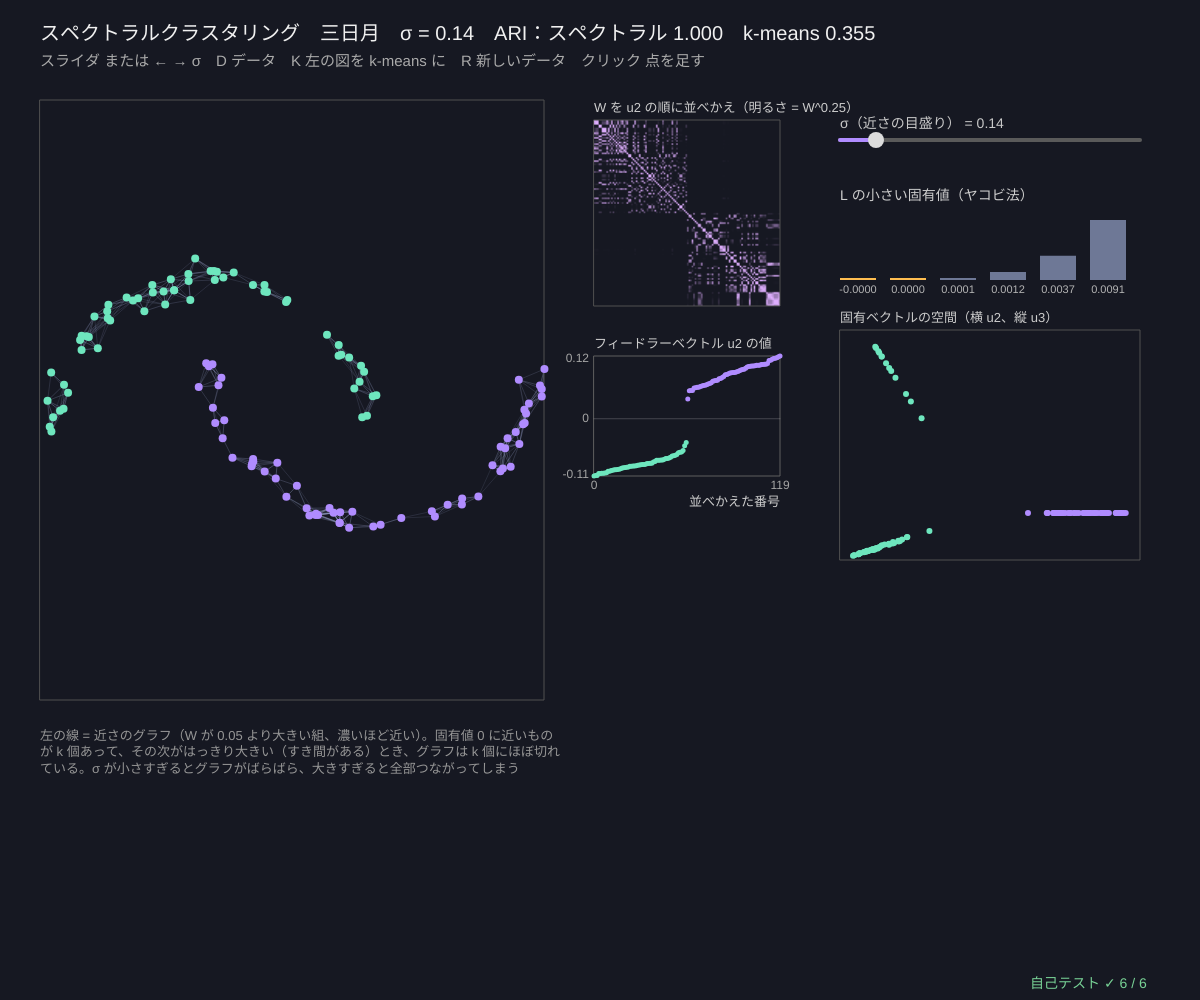
Frame 1 (no input)
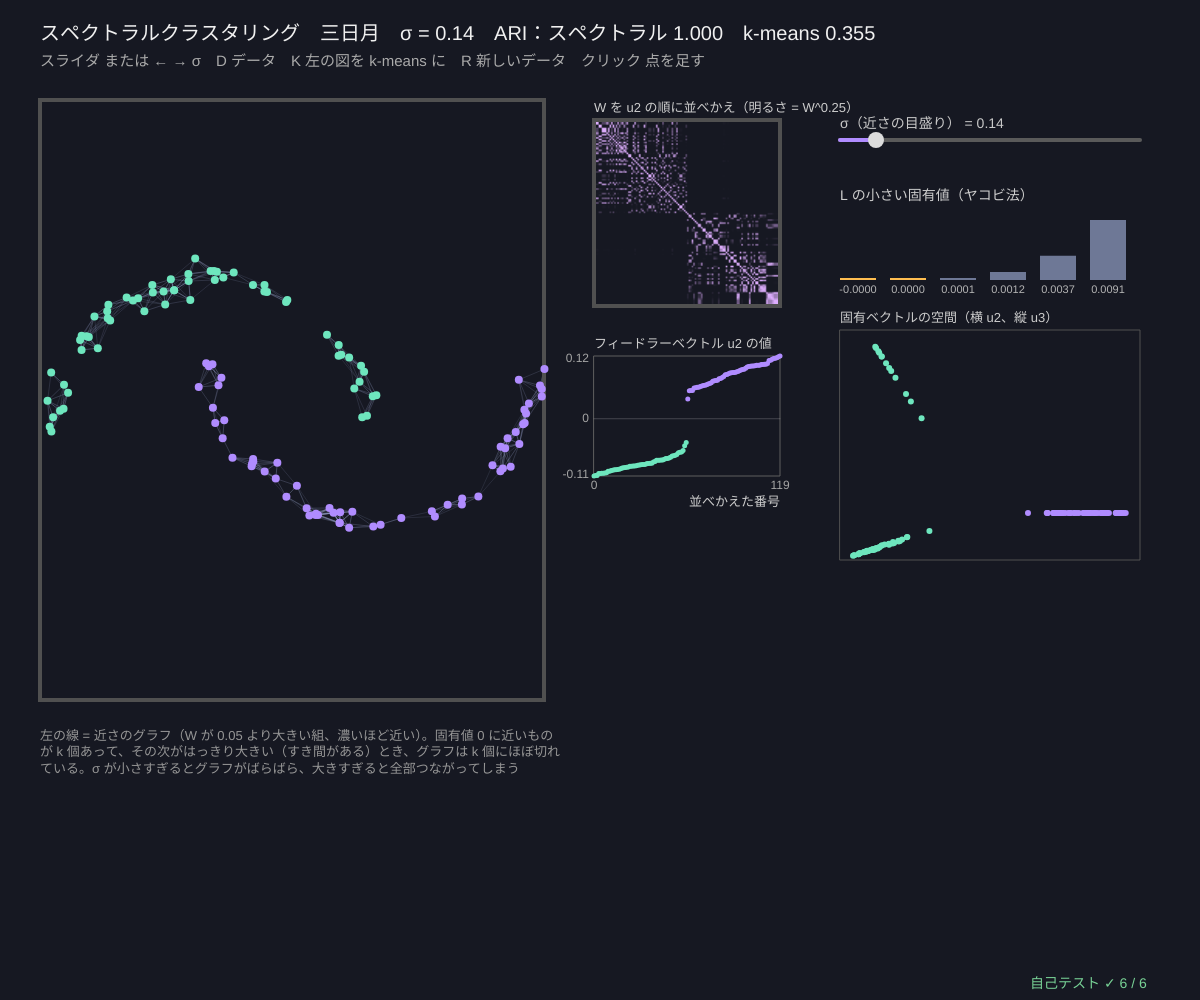
Frame 60 (no input)
Frame 120 (the mouse pressed at the canvas centre since frame 60): identical to frame 60, image omitted

The p5.js sketch that drew these frames (run headless with seeded random() and noise() and a simulated clock; from frame 60 on, the mouse is pressed at the canvas centre):

// p5.js sketch
// ── sketch.js
// ============================================
// 09 スペクトラルクラスタリング ─ 点を「近さのグラフ」にしてから分ける。三日月や同心円もきれいに分かれる
//   ① 近さ W_ij = exp(−|x_i − x_j|² / 2σ²)（近いほど 1、遠いと 0）② 正規化ラプラシアン L = I − D^(−1/2) W D^(−1/2)（D = 各点の重みの合計）
//   ③ L の小さい固有値の固有ベクトル（ヤコビ法で計算）を並べて新しい座標にする → そこで k-means
//   2 番目の固有ベクトル = フィードラーベクトル。値の順に点を並べかえると、W の行列がブロック（グループ）に分かれて見える
//   グラフの「切れ目」を探すので、ネットワークのコミュニティ分け（シリーズ 8 の 09）と同じ考え方
// スライダ / ← → σ / D データ / K k-means とくらべる / R 新しいデータ / クリック 点を足す（120 点くらいまでが軽い）
// ============================================

const NPTS = 120;                      // ★ 点の数（ヤコビ法は n³ に比例して重くなる）
const DKINDS = ['moons', 'circles', 'blobs', 'aniso'];
let data, dataNo = 0, seedD = 91, sc, km, showKm = false, view, sSig, edgeBuf = null, matBuf = null, dirty = true, order = [];

function setup() {
  createCanvas(windowWidth, windowHeight); textWrap(CHAR);
  sSig = makeSlider(width - 360, 140, 300, 0.05, 0.8, 0.14, 'σ（近さの目盛り）', 2);
  selfTest(); newData();
}
function newData() { data = makeDataset(DKINDS[dataNo], NPTS, seedD); seedRng(5); km = kmeansBest(data.pts, data.k, 10, true, 100); rerun(); }
// ★ 固有ベクトルを計算してから k-means（種を固定して、毎回同じ答えに）
function rerun() {
  seedRng(17); sc = spectralCluster(data.pts, sSig.val, data.k);
  let fv = sc.emb.eig.vecs[1]; order = data.pts.map((_, i) => i).sort((a, b) => fv[a] - fv[b]); dirty = true;
}

function draw() {
  background(22, 24, 34);
  view = fitView(40, 100, width * 0.42, height * 0.6, 0, 0, 5.0);
  if (dirty) makeBuffers();
  image(edgeBuf, view.x, view.y, view.w, view.h);
  noFill(); stroke(80); rect(view.x, view.y, view.w, view.h);
  let lab = showKm ? km.labels : sc.labels;
  drawPts(view, data.pts, lab, 8);
  let eig = sc.emb.eig, fv = eig.vecs[1], n = data.pts.length;
  // ---- W を並べかえた行列
  let mx = view.x + view.w + 50, ms = Math.min(height * 0.36, width - mx - 420);
  image(matBuf, mx, 120, ms, ms); noFill(); stroke(80); rect(mx, 120, ms, ms);
  noStroke(); fill(205); textSize(13); textAlign(LEFT, BASELINE); text('W を u2 の順に並べかえ（明るさ = W^0.25）', mx, 112);
  // ---- フィードラーベクトル（小さい順）
  let lo = Math.min(...fv), hi = Math.max(...fv), g1 = { x: mx, y: 120 + ms + 50, w: ms, h: 120, x0: 0, x1: n - 1, y0: lo, y1: hi };
  plotAxes(g1, '並べかえた番号', 'フィードラーベクトル u2 の値', [0, n - 1], [+lo.toFixed(2), 0, +hi.toFixed(2)]);
  stroke(255, 255, 255, 50); line(g1.x, gY(g1, 0), g1.x + g1.w, gY(g1, 0));
  noStroke(); order.forEach((i, r) => { fill(palC(sc.labels[i])); circle(gX(g1, r), gY(g1, fv[i]), 5); });
  // ---- 固有ベクトルの空間（u2, u3）
  let u3 = eig.vecs[2], sx = width - 360, g2 = { x: sx, y: 330, w: 300, h: 230, x0: Math.min(...fv) * 1.1, x1: Math.max(...fv) * 1.1, y0: Math.min(...u3) * 1.1, y1: Math.max(...u3) * 1.1 };
  noFill(); stroke(80); rect(g2.x, g2.y, g2.w, g2.h);
  noStroke(); data.pts.forEach((_, i) => { fill(palC(sc.labels[i])); circle(gX(g2, fv[i]), gY(g2, u3[i]), 6); });
  fill(205); textSize(13); text('固有ベクトルの空間（横 u2、縦 u3）', g2.x, g2.y - 8);
  // ---- 固有値
  drawSlider(sSig);
  fill(205); textSize(14); text('L の小さい固有値（ヤコビ法）', sx, 200);
  let vmax = Math.max(1e-12, ...eig.vals.slice(0, 6));
  for (let m = 0; m < 6; m++) { let v = eig.vals[m]; fill(m < data.k ? color(255, 190, 80) : color(110, 120, 150)); rect(sx + m * 50, 280 - Math.max(2, (60 * v) / vmax), 36, Math.max(2, (60 * v) / vmax)); fill(180); textSize(11); textAlign(CENTER, TOP); text(v.toFixed(4), sx + m * 50 + 18, 284); textAlign(LEFT, BASELINE); }
  // ---- 文字
  let aS = ariScore(sc.labels, data.truth), aK = ariScore(km.labels, data.truth);
  fill(240); textSize(20);
  text('スペクトラルクラスタリング　' + DATA_JA[DKINDS[dataNo]] + '　σ = ' + sSig.val.toFixed(2) + '　ARI：スペクトラル ' + aS.toFixed(3) + '　k-means ' + aK.toFixed(3), 40, 40);
  fill(170); textSize(15); text('スライダ または ← → σ　D データ　K 左の図を k-means に' + (showKm ? '（いま k-means）' : '') + '　R 新しいデータ　クリック 点を足す', 40, 66);
  fill(150); textSize(13);
  text('左の線 = 近さのグラフ（W が 0.05 より大きい組、濃いほど近い）。固有値 0 に近いものが k 個あって、その次がはっきり大きい（すき間がある）とき、グラフは k 個にほぼ切れている。σ が小さすぎるとグラフがばらばら、大きすぎると全部つながってしまう', 40, view.y + view.h + 30, view.w + 20);
  drawSelfTest(width - 170, height - 12);
}
function makeBuffers() {
  let n = data.pts.length, W = sc.emb.W;
  if (!edgeBuf || edgeBuf.width !== Math.round(view.w)) edgeBuf = createGraphics(Math.round(view.w), Math.round(view.h));
  edgeBuf.clear(); edgeBuf.strokeWeight(1);
  let local = { x: 0, y: 0, w: view.w, h: view.h, x0: view.x0, x1: view.x1, y0: view.y0, y1: view.y1 };
  for (let i = 0; i < n; i++) for (let j = i + 1; j < n; j++) if (W[i][j] > 0.05) { edgeBuf.stroke(150, 160, 200, 30 + 120 * W[i][j]); edgeBuf.line(gX(local, data.pts[i][0]), gY(local, data.pts[i][1]), gX(local, data.pts[j][0]), gY(local, data.pts[j][1])); }
  if (!matBuf || matBuf.width !== n) { if (matBuf) matBuf.remove(); matBuf = createGraphics(n, n); matBuf.pixelDensity(1); }
  matBuf.loadPixels();
  for (let r = 0; r < n; r++) for (let c = 0; c < n; c++) { let w = r === c ? 1 : Math.pow(W[order[r]][order[c]], 0.25), q = 4 * (c + n * r); matBuf.pixels[q] = 22 + 200 * w; matBuf.pixels[q + 1] = 24 + 150 * w; matBuf.pixels[q + 2] = 34 + 220 * w; matBuf.pixels[q + 3] = 255; }
  matBuf.updatePixels(); dirty = false;
}

function mousePressed() {
  if (sliderPress(sSig, mouseX, mouseY)) return;
  if (view && inBox(view, mouseX, mouseY) && data.pts.length < 200) { let p = [invX(view, mouseX), invY(view, mouseY)]; data.pts.push(p); data.truth.push(0); km.labels.push(nearestCenter(p, km.centers)); rerun(); }
}
function mouseDragged() { sliderDrag(sSig, mouseX); }
function mouseReleased() { if (sSig.drag) { sSig.drag = false; rerun(); } }
function keyPressed() {
  if (key === RIGHT_ARROW || key === LEFT_ARROW) { sSig.val = clampv(sSig.val + (key === RIGHT_ARROW ? 0.02 : -0.02), sSig.lo, sSig.hi); rerun(); }
  if (key === 'd' || key === 'D') { dataNo = (dataNo + 1) % DKINDS.length; newData(); }
  if (key === 'k' || key === 'K') showKm = !showKm;
  if (key === 'r' || key === 'R') { seedD++; newData(); }
  return false;
}

// ---- 自己テスト
function selfTest() {
  selfTestResults = [];
  seedRng(9);
  let pts = Array.from({ length: 40 }, () => [rnd() * 2, rnd() * 2]), e = spectralEmbed(pts, 0.4), n = 40, res = 0, orth = 0;
  for (let m = 0; m < n; m++) { let v = e.eig.vecs[m]; for (let i = 0; i < n; i++) { let s = 0; for (let j = 0; j < n; j++) s += e.L[i][j] * v[j]; res = Math.max(res, Math.abs(s - e.eig.vals[m] * v[i])); } for (let q = 0; q < n; q++) { let s = 0; for (let i = 0; i < n; i++) s += v[i] * e.eig.vecs[q][i]; orth = Math.max(orth, Math.abs(s - (m === q ? 1 : 0))); } }
  check('ヤコビ法：L·v = λ·v（誤差 ' + res.toExponential(1) + '）、固有ベクトルは正規直交（誤差 ' + orth.toExponential(1) + '）', res < 1e-9 && orth < 1e-9);
  let sq = e.deg.map(Math.sqrt), ln = Math.hypot(...sq), cosv = Math.abs(e.eig.vecs[0].reduce((s, v, i) => s + (v * sq[i]) / ln, 0));
  check('L の固有値は 0〜2、いちばん小さい固有値 ≈ 0 でその固有ベクトル ∝ √(重みの合計)', e.eig.vals.every((v) => v > -1e-9 && v < 2 + 1e-9) && Math.abs(e.eig.vals[0]) < 1e-9 && cosv > 1 - 1e-9);
  seedRng(10);
  let far = makeBlobs([{ n: 10, c: [0, 0], sd: [0.2, 0.2] }, { n: 10, c: [30, 0], sd: [0.2, 0.2] }, { n: 10, c: [0, 30], sd: [0.2, 0.2] }]), ef = spectralEmbed(far.pts, 0.5);
  check('3 つに完全に切れたグラフでは、固有値 0 がちょうど 3 個（4 番目 = ' + ef.eig.vals[3].toFixed(3) + '）', ef.eig.vals.filter((v) => Math.abs(v) < 1e-9).length === 3);
  let mo = makeDataset('moons', 100, 92); seedRng(3); let sm = spectralCluster(mo.pts, 0.14, 2); seedRng(3); let kmo = kmeansBest(mo.pts, 2, 10, true, 100);
  let aS = ariScore(sm.labels, mo.truth), aK = ariScore(kmo.labels, mo.truth);
  check('三日月：スペクトラル ARI ' + aS.toFixed(3) + ' ≥ 0.95、k-means ARI ' + aK.toFixed(3) + ' < 0.6', aS >= 0.95 && aK < 0.6);
  let sign = mo.pts.map((_, i) => (sm.emb.eig.vecs[1][i] > 0 ? 1 : 0));
  check('フィードラーベクトルの符号（+ か −）だけで分けても三日月が分かれる（ARI ' + ariScore(sign, mo.truth).toFixed(3) + ' ≥ 0.95）', ariScore(sign, mo.truth) >= 0.95);
  let ci = makeDataset('circles', 100, 93); seedRng(3); let scc = spectralCluster(ci.pts, 0.14, 2); seedRng(3); let kc = kmeansBest(ci.pts, 2, 10, true, 100);
  check('同心円：スペクトラル ARI ' + ariScore(scc.labels, ci.truth).toFixed(3) + ' ≥ 0.95、k-means は < 0.2', ariScore(scc.labels, ci.truth) >= 0.95 && ariScore(kc.labels, ci.truth) < 0.2);
  reportSelfTest();
}

// ---------- やってみよう ----------
// 1. σ をスライダで小さく・大きくしてみよう。固有値の棒（オレンジ = 小さい k 個）とすき間はどう変わる？
// 2. 右上の W の行列が「四角いブロック」に分かれているとき、クラスタはうまく分かれている
// 3. K で k-means の結果とくらべよう。三日月・同心円では差がはっきり
// 4. 固有ベクトルの空間（右下）では、三日月が 2 つの「点のかたまり」になっている。だから最後の k-means がうまくいく
// 5. シリーズ 8 の 09（コミュニティ）のネットワークにも同じ方法が使える。W の代わりにつながりの行列

// ==================================================
// ここから下は「クラスタリングの道具」（中身は読まなくても OK。消さないでね）
// ==================================================
// ---- 共通：値をはさむ・クラスタの色・距離（点は [x, y] や [r, g, b] のような配列）
function clampv(v, a, b) { return v < a ? a : v > b ? b : v; }
const PAL = [[176, 140, 255], [110, 230, 190], [255, 190, 80], [110, 180, 255], [255, 120, 130], [200, 240, 110], [255, 150, 220], [90, 210, 220], [255, 150, 70], [190, 190, 255]];
function palC(k, a) {                  // クラスタ k の色（k < 0 = ノイズ = 灰色）
  let al = a === undefined ? 255 : a;
  if (k < 0) return color(120, 120, 135, al);
  let c = PAL[k % PAL.length]; return color(c[0], c[1], c[2], al);
}
function sqd(a, b) { let s = 0; for (let i = 0; i < a.length; i++) { let d = a[i] - b[i]; s += d * d; } return s; }   // 距離の 2 乗
function edist(a, b) { return Math.sqrt(sqd(a, b)); }                                                              // ユークリッド距離
function meanOf(arr) { if (!arr.length) return 0; let s = 0; for (let v of arr) s += v; return s / arr.length; }
// ---- 種つきの乱数（同じ種なら毎回同じ列）
let rngState = 1, gaussSpare = null;
function seedRng(s) { rngState = (s >>> 0) || 1; gaussSpare = null; }
function rnd() {                       // 0〜1 の一様乱数（mulberry32）
  rngState = (rngState + 0x6d2b79f5) >>> 0;
  let t = rngState;
  t = Math.imul(t ^ (t >>> 15), t | 1);
  t ^= t + Math.imul(t ^ (t >>> 7), t | 61);
  return ((t ^ (t >>> 14)) >>> 0) / 4294967296;
}
function rndInt(a, b) { return a + Math.floor(rnd() * (b - a + 1)); }
function gauss() {                     // 標準正規分布（ボックス-ミュラー法）
  if (gaussSpare !== null) { let g = gaussSpare; gaussSpare = null; return g; }
  let u = 1 - rnd(), v = rnd(), r = Math.sqrt(-2 * Math.log(u));
  gaussSpare = r * Math.sin(2 * Math.PI * v); return r * Math.cos(2 * Math.PI * v);
}
// ---- 合成データ（種つき）。どれも { pts, truth（正解のグループ番号）, k（正解のグループ数）} を返す
// blob = { n, c: [中心 x, y], sd: [長い向きの標準偏差, 短い向き], rot: 傾き（ラジアン）}
function makeBlobs(specs) {
  let pts = [], truth = [];
  specs.forEach((s, k) => {
    let cr = Math.cos(s.rot || 0), sr = Math.sin(s.rot || 0);
    for (let i = 0; i < s.n; i++) { let a = gauss() * s.sd[0], b = gauss() * s.sd[1]; pts.push([s.c[0] + cr * a - sr * b, s.c[1] + sr * a + cr * b]); truth.push(k); }
  });
  return { pts, truth, k: specs.length };
}
function makeMoons(n, noise) {         // 2 つの三日月（かみ合った半円）
  let pts = [], truth = [];
  for (let i = 0; i < n; i++) {
    let k = i % 2, t = rnd() * Math.PI, x = k ? 1 - Math.cos(t) : Math.cos(t), y = k ? 0.5 - Math.sin(t) : Math.sin(t);
    pts.push([(x - 0.5) * 1.6 + gauss() * noise, (y - 0.25) * 1.6 + gauss() * noise]); truth.push(k);
  }
  return { pts, truth, k: 2 };
}
function makeCircles(n, noise, inner) { // 同心円（外の輪と内の輪。点の数は輪の長さに比例）
  let pts = [], truth = [], nOut = Math.round((n * 1.3) / (1.3 + inner));
  for (let i = 0; i < n; i++) { let k = i < nOut ? 0 : 1, t = rnd() * 2 * Math.PI, r = k ? inner : 1.3; pts.push([r * Math.cos(t) + gauss() * noise, r * Math.sin(t) + gauss() * noise]); truth.push(k); }
  return { pts, truth, k: 2 };
}
const DATA_JA = { blobs: 'かたまり', moons: '三日月', circles: '同心円', aniso: '細長い', density: '密度がちがう', sizes: '大きさがちがう', noise: 'かたまり + 外れ値', chain: '鎖でつながる' };
function makeDataset(kind, n, seed) {
  seedRng(seed);
  if (kind === 'moons') return makeMoons(n, 0.07);
  if (kind === 'circles') return makeCircles(n, 0.05, 0.55);
  if (kind === 'aniso') { let m = Math.floor(n / 3); return makeBlobs([{ n: m, c: [-0.6, 0.9], sd: [0.9, 0.1], rot: 0.5 }, { n: m, c: [0, 0], sd: [0.9, 0.1], rot: 0.5 }, { n: n - 2 * m, c: [0.6, -0.9], sd: [0.9, 0.1], rot: 0.5 }]); }
  if (kind === 'density') { let m = Math.floor(n * 0.45); return makeBlobs([{ n: m, c: [-0.9, 0.3], sd: [0.12, 0.12] }, { n: m, c: [-0.3, 0.3], sd: [0.12, 0.12] }, { n: n - 2 * m, c: [0.9, -0.2], sd: [0.65, 0.65] }]); }
  if (kind === 'sizes') { let m = Math.floor(n * 0.12); return makeBlobs([{ n: n - 2 * m, c: [-0.5, 0], sd: [0.6, 0.6] }, { n: m, c: [0.85, 0.75], sd: [0.1, 0.1] }, { n: m, c: [0.85, -0.75], sd: [0.1, 0.1] }]); }
  if (kind === 'chain') {
    let m = Math.floor(n * 0.4), d = makeBlobs([{ n: m, c: [-1.2, 0], sd: [0.25, 0.25] }, { n: m, c: [1.2, 0], sd: [0.25, 0.25] }]), rest = n - 2 * m;
    for (let i = 0; i < rest; i++) { d.pts.push([-0.8 + (1.6 * (i + 0.5)) / rest, 0.04 * gauss()]); d.truth.push(i < rest / 2 ? 0 : 1); }
    return d;
  }
  let m = Math.floor(n / 3), d = makeBlobs([{ n: m, c: [-1, 0.7], sd: [0.25, 0.25] }, { n: m, c: [1, 0.6], sd: [0.3, 0.22], rot: 0.4 }, { n: n - 2 * m, c: [0, -0.9], sd: [0.28, 0.28] }]);
  if (kind === 'noise') { let q = Math.floor(n * 0.08); for (let i = 0; i < q; i++) { d.pts.push([-2 + 4 * rnd(), -1.8 + 3.6 * rnd()]); d.truth.push(-1); } }
  return d;
}
// ---- k-means（ロイドのアルゴリズム）。目的関数 = 慣性 = Σ |x_i − 中心|²
function nearestCenter(p, centers) { let best = 0, bd = Infinity; for (let j = 0; j < centers.length; j++) { let d = sqd(p, centers[j]); if (d < bd) { bd = d; best = j; } } return best; }
function assignLabels(pts, centers) { return pts.map((p) => nearestCenter(p, centers)); }        // ① 割り当て
function inertiaOf(pts, centers, labels) { let s = 0; for (let i = 0; i < pts.length; i++) s += sqd(pts[i], centers[labels[i]]); return s; }
function updateCenters(pts, labels, centers) {                                                     // ② 更新（仲間の平均。仲間 0 なら動かさない）
  let k = centers.length, dim = centers[0].length, sum = centers.map(() => new Array(dim).fill(0)), cnt = new Array(k).fill(0);
  for (let i = 0; i < pts.length; i++) { let l = labels[i]; cnt[l]++; for (let d = 0; d < dim; d++) sum[l][d] += pts[i][d]; }
  return sum.map((s, j) => (cnt[j] ? s.map((v) => v / cnt[j]) : centers[j].slice()));
}
function initRandomCenters(pts, k) {   // ランダムに k 点えらぶ（重ならないように）
  if (!pts.length) return Array.from({ length: k }, () => [0, 0]);
  let idx = pts.map((_, i) => i), out = [];
  for (let j = 0; j < Math.min(k, pts.length); j++) { let r = j + Math.floor(rnd() * (idx.length - j)); [idx[j], idx[r]] = [idx[r], idx[j]]; out.push(pts[idx[j]].slice()); }
  while (out.length < k) out.push(pts[0].slice());
  return out;
}
function initPlusPlus(pts, k) {        // k-means++：今ある中心から遠い点ほど（距離² に比例して）えらばれやすい
  if (!pts.length) return Array.from({ length: k }, () => [0, 0]);
  let out = [pts[Math.floor(rnd() * pts.length)].slice()], d2 = pts.map((p) => sqd(p, out[0]));
  while (out.length < k) {
    let tot = 0; for (let v of d2) tot += v;
    let r = rnd() * tot, pick = pts.length - 1;
    if (tot > 0) { for (let i = 0; i < pts.length; i++) { r -= d2[i]; if (r <= 0) { pick = i; break; } } } else pick = Math.floor(rnd() * pts.length);
    out.push(pts[pick].slice());
    for (let i = 0; i < pts.length; i++) d2[i] = Math.min(d2[i], sqd(pts[i], pts[pick]));
  }
  return out;
}
// 最後まで回す。hist = 半ステップ（割り当て・更新）ごとの慣性
function lloyd(pts, centers0, maxIter) {
  let centers = centers0.map((c) => c.slice()), labels = assignLabels(pts, centers), hist = [inertiaOf(pts, centers, labels)], iters = 0;
  for (let it = 0; it < (maxIter || 100); it++) {
    let nc = updateCenters(pts, labels, centers); hist.push(inertiaOf(pts, nc, labels));
    let nl = assignLabels(pts, nc); hist.push(inertiaOf(pts, nc, nl));
    centers = nc; iters++;
    let same = nl.every((v, i) => v === labels[i]); labels = nl;
    if (same) break;
  }
  return { centers, labels, inertia: hist[hist.length - 1], hist, iters };
}
function kmeansBest(pts, k, restarts, usePP, maxIter) {   // restarts 回やり直して慣性がいちばん小さいものを選ぶ
  let best = null, all = [];
  for (let r = 0; r < restarts; r++) { let res = lloyd(pts, usePP ? initPlusPlus(pts, k) : initRandomCenters(pts, k), maxIter); all.push(res.inertia); if (!best || res.inertia < best.inertia) best = res; }
  best.all = all; return best;
}
// ---- 対称行列の固有値・固有ベクトル（ヤコビ法）。A は n × n の配列の配列。小さい順に返す
function jacobiEigen(Ain, maxSweeps) {
  let n = Ain.length, A = Ain.map((r) => Float64Array.from(r)), V = Array.from({ length: n }, (_, i) => { let r = new Float64Array(n); r[i] = 1; return r; });
  let fro = 0; for (let i = 0; i < n; i++) for (let j = 0; j < n; j++) fro += A[i][j] * A[i][j];
  for (let sw = 0; sw < (maxSweeps || 60); sw++) {
    let off = 0; for (let i = 0; i < n; i++) for (let j = i + 1; j < n; j++) off += A[i][j] * A[i][j];
    if (off <= 1e-26 * fro || off === 0) break;
    for (let p = 0; p < n; p++) for (let q = p + 1; q < n; q++) {
      let apq = A[p][q]; if (Math.abs(apq) < 1e-300) continue;
      let th = (A[q][q] - A[p][p]) / (2 * apq), t = (th >= 0 ? 1 : -1) / (Math.abs(th) + Math.sqrt(th * th + 1)), c = 1 / Math.sqrt(t * t + 1), s = t * c;
      for (let k = 0; k < n; k++) { let akp = A[k][p], akq = A[k][q]; A[k][p] = c * akp - s * akq; A[k][q] = s * akp + c * akq; }
      for (let k = 0; k < n; k++) { let apk = A[p][k], aqk = A[q][k]; A[p][k] = c * apk - s * aqk; A[q][k] = s * apk + c * aqk; }
      A[p][q] = A[q][p] = 0;
      for (let k = 0; k < n; k++) { let vkp = V[k][p], vkq = V[k][q]; V[k][p] = c * vkp - s * vkq; V[k][q] = s * vkp + c * vkq; }
    }
  }
  let idx = A.map((_, i) => i).sort((a, b) => A[a][a] - A[b][b]);
  return { vals: idx.map((i) => A[i][i]), vecs: idx.map((i) => V.map((r) => r[i])) };   // vecs[m] = m 番目の固有ベクトル
}
// ---- スペクトラルクラスタリング：近さのグラフ W_ij = exp(−|x_i − x_j|² / 2σ²) → 正規化ラプラシアン L = I − D^(−1/2) W D^(−1/2)
//   L の小さい固有値の固有ベクトル（2 番目 = フィードラーベクトル）を並べて新しい座標にし、そこで k-means
function spectralEmbed(pts, sigma) {
  let n = pts.length, W = pts.map(() => new Array(n).fill(0)), deg = new Array(n).fill(0), s2 = 2 * sigma * sigma;
  for (let i = 0; i < n; i++) for (let j = i + 1; j < n; j++) { let w = Math.exp(-sqd(pts[i], pts[j]) / s2); W[i][j] = W[j][i] = w; deg[i] += w; deg[j] += w; }
  let isq = deg.map((d) => 1 / Math.sqrt(Math.max(d, 1e-12))), L = W.map((r, i) => r.map((w, j) => (i === j ? 1 : 0) - isq[i] * w * isq[j]));
  let eig = jacobiEigen(L);
  eig.vecs = eig.vecs.map((v) => { let m = 0; for (let x of v) if (Math.abs(x) > Math.abs(m)) m = x; return m < 0 ? v.map((x) => -x) : v; });   // 向き（±）をそろえる
  return { W, deg, L, eig };
}
function spectralCluster(pts, sigma, k, emb) {   // 行ごとに長さ 1 にそろえてから k-means（ン-ジョーダン-ワイス）
  let e = emb || spectralEmbed(pts, sigma), rows = pts.map((_, i) => { let r = []; for (let m = 0; m < k; m++) r.push(e.eig.vecs[m][i]); let l = Math.hypot(...r) || 1; return r.map((v) => v / l); });
  let km = kmeansBest(rows, k, 8, true, 100);
  return { labels: km.labels, rows, emb: e };
}
// ---- 正解との一致：分割表、純度、調整ランド指数（ARI）、正規化相互情報量（NMI）。ラベル −1（ノイズ）も 1 つのグループとして数える
function contingency(a, b) {
  let ra = [...new Set(a)].sort((x, y) => x - y), cb = [...new Set(b)].sort((x, y) => x - y), ia = new Map(ra.map((v, i) => [v, i])), ib = new Map(cb.map((v, i) => [v, i]));
  let M = ra.map(() => new Array(cb.length).fill(0));
  for (let i = 0; i < a.length; i++) M[ia.get(a[i])][ib.get(b[i])]++;
  return { M, ra, cb };
}
function comb2(x) { return (x * (x - 1)) / 2; }
function ariScore(a, b) {
  let { M } = contingency(a, b), n = a.length, sij = 0, sa = 0, sb = 0, colS = new Array(M[0].length).fill(0);
  for (let r of M) { let rs = 0; r.forEach((v, j) => { sij += comb2(v); rs += v; colS[j] += v; }); sa += comb2(rs); }
  for (let v of colS) sb += comb2(v);
  let expv = (sa * sb) / Math.max(1, comb2(n)), maxv = (sa + sb) / 2;
  return maxv - expv === 0 ? 1 : (sij - expv) / (maxv - expv);
}
function nmiScore(a, b) {              // NMI = 2·I(A; B) / (H(A) + H(B))
  let { M } = contingency(a, b), n = a.length, rs = M.map((r) => r.reduce((s, v) => s + v, 0)), cs = M[0].map((_, j) => M.reduce((s, r) => s + r[j], 0));
  let H = (arr) => -arr.reduce((s, v) => s + (v > 0 ? (v / n) * Math.log(v / n) : 0), 0), mi = 0;
  M.forEach((r, i) => r.forEach((v, j) => { if (v > 0) mi += (v / n) * Math.log((n * v) / (rs[i] * cs[j])); }));
  let hs = H(rs) + H(cs); return hs === 0 ? 1 : clampv((2 * mi) / hs, 0, 1);
}
function purityScore(pred, truth) { let { M } = contingency(pred, truth); return M.reduce((s, r) => s + Math.max(...r), 0) / pred.length; }
// ---- グラフと図の道具：g = { x, y, w, h, x0, x1, y0, y1 }（画面の四角とデータの範囲）
function gX(g, v) { return g.x + clampv((v - g.x0) / (g.x1 - g.x0), -0.02, 1.02) * g.w; }
function gY(g, v) { return g.y + g.h - clampv((v - g.y0) / (g.y1 - g.y0), -0.02, 1.02) * g.h; }
function invX(g, px) { return g.x0 + ((px - g.x) / g.w) * (g.x1 - g.x0); }
function invY(g, py) { return g.y0 + ((g.y + g.h - py) / g.h) * (g.y1 - g.y0); }
function inBox(g, px, py) { return px >= g.x && px <= g.x + g.w && py >= g.y && py <= g.y + g.h; }
function fitView(x, y, w, h, cx, cy, span) {   // 縦横の縮尺をそろえる（span = 短い辺に入るデータの幅）
  let s = Math.min(w, h) / span; return { x, y, w, h, x0: cx - w / 2 / s, x1: cx + w / 2 / s, y0: cy - h / 2 / s, y1: cy + h / 2 / s };
}
function plotAxes(g, xl, yl, xt, yt) {
  stroke(95); strokeWeight(1); noFill(); rect(g.x, g.y, g.w, g.h);
  noStroke(); fill(165); textSize(12); textAlign(CENTER, TOP);
  for (let v of xt) text(+v.toPrecision(3), gX(g, v), g.y + g.h + 4);
  textAlign(RIGHT, CENTER);
  for (let v of yt) text(+v.toPrecision(3), g.x - 5, gY(g, v));
  textAlign(LEFT, BASELINE); fill(205); textSize(13);
  text(xl, g.x + g.w - textWidth(xl), g.y + g.h + 30); text(yl, g.x, g.y - 8);
}
function polyline(pts) {               // 点が 2 つ以上あるときだけ折れ線を描く
  if (pts.length < 2) return;
  noFill(); beginShape(); for (let p of pts) vertex(p[0], p[1]); endShape();
}
function drawPts(g, pts, labels, r, al) {   // クラスタの色で点を描く（labels がなければ白）
  noStroke();
  for (let i = 0; i < pts.length; i++) { fill(labels ? palC(labels[i], al) : color(230, 230, 240, al === undefined ? 255 : al)); circle(gX(g, pts[i][0]), gY(g, pts[i][1]), r); }
}
// ---- かんたんなスライダ（ドラッグで値を変える）
function makeSlider(x, y, w, lo, hi, val, name, digits) { return { x, y, w, lo, hi, val, name, digits: digits === undefined ? 2 : digits, drag: false }; }
function drawSlider(s) {
  let u = (s.val - s.lo) / (s.hi - s.lo);
  stroke(90); strokeWeight(4); line(s.x, s.y, s.x + s.w, s.y);
  stroke(176, 140, 255); line(s.x, s.y, s.x + u * s.w, s.y);
  noStroke(); fill(s.drag ? 255 : 220); circle(s.x + u * s.w, s.y, 16);
  fill(200); textSize(14); textAlign(LEFT, BASELINE); text(s.name + ' = ' + s.val.toFixed(s.digits), s.x, s.y - 12);
}
function sliderPress(s, mx, my) { if (Math.abs(my - s.y) < 14 && mx > s.x - 10 && mx < s.x + s.w + 10) { s.drag = true; sliderDrag(s, mx); return true; } return false; }
function sliderDrag(s, mx) { if (!s.drag) return false; let v = s.lo + clampv((mx - s.x) / s.w, 0, 1) * (s.hi - s.lo); if (s.digits === 0) v = Math.round(v); s.val = v; return true; }
// ---- 自己テストの道具
let selfTestResults = [];
function check(name, cond) { selfTestResults.push({ name, ok: !!cond }); }
function near(a, b, tol) { return a !== null && a !== undefined && isFinite(a) && Math.abs(a - b) <= (tol === undefined ? 1e-9 : tol); }
function noNaN(v) { return Array.isArray(v) ? v.every(noNaN) : !(typeof v === 'number' && v !== v); }
function reportSelfTest() { for (let r of selfTestResults) (r.ok ? console.log : console.error)((r.ok ? '✓ ' : '✗ ') + r.name); }
function selfTestLine() { let n = selfTestResults.filter((r) => r.ok).length; return '自己テスト ' + (n === selfTestResults.length ? '✓ ' : '✗ ') + n + ' / ' + selfTestResults.length; }
function drawSelfTest(x, y) { noStroke(); fill(selfTestResults.every((r) => r.ok) ? color(120, 210, 150) : color(255, 90, 90)); textSize(14); textAlign(LEFT, BASELINE); text(selfTestLine(), x, y); }
